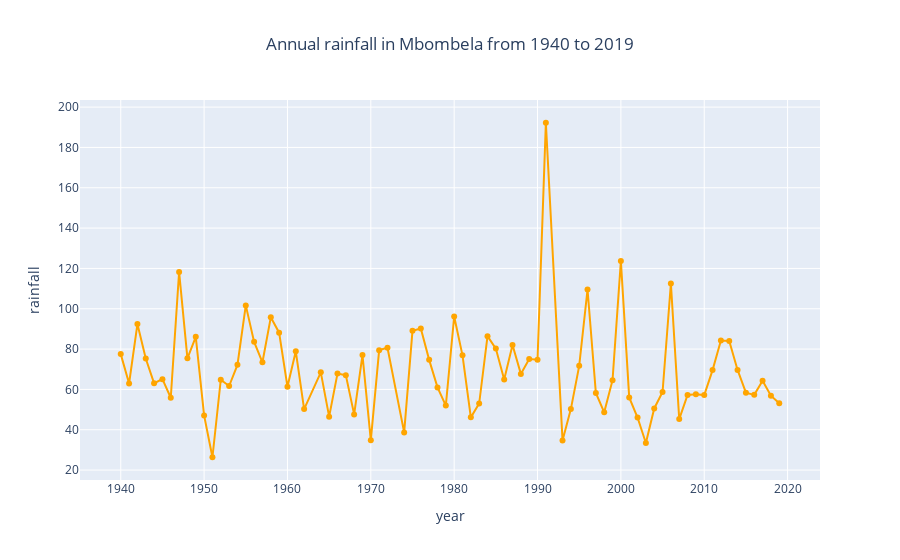

Here is the notebook cell this chart was saved with:
### Markdown cell above
# Exploratory Data Analysis

### Code cell
ax=df.groupby([df.year]).mean()['rainfall']
fig = px.line(ax, x=ax.index, y='rainfall', title='Annual rainfall in Mbombela from 1940 to 2019')
fig.update_traces(mode='lines+markers',line=dict(color='Orange'))
fig.update(layout=dict(title=dict(x=0.5)))
fig.show()

### Figure 1 — Plotly figure (JSON) as saved in the notebook; plotly's stock layout.template omitted (floating-point values rounded to 4 significant figures)
{"data": [{"hovertemplate": "year=%{x}<br>rainfall=%{y}<extra></extra>", "legendgroup": "", "line": {"color": "Orange", "dash": "solid"}, "mode": "lines+markers", "name": "", "orientation": "v", "showlegend": false, "type": "scatter", "x": [1940, 1941, 1942, 1943, 1944, 1945, 1946, 1947, 1948, 1949, 1950, 1951, 1952, 1953, 1954, 1955, 1956, 1957, 1958, 1959, 1960, 1961, 1962, 1964, 1965, 1966, 1967, 1968, 1969, 1970, 1971, 1972, 1974, 1975, 1976, 1977, 1978, 1979, 1980, 1981, 1982, 1983, 1984, 1985, 1986, 1987, 1988, 1989, 1990, 1991, 1993, 1994, 1995, 1996, 1997, 1998, 1999, 2000, 2001, 2002, 2003, 2004, 2005, 2006, 2007, 2008, 2009, 2010, 2011, 2012, 2013, 2014, 2015, 2016, 2017, 2018, 2019], "xaxis": "x", "y": [77.51, 62.94, 92.38, 75.3, 63.05, 65.1, 55.87, 118.2, 75.41, 86.09, 47.1, 26.35, 64.78, 61.69, 72.17, 101.7, 83.58, 73.45, 95.74, 88.13, 61.34, 78.88, 50.23, 68.48, 46.47, 67.86, 67.07, 47.61, 77.03, 34.75, 79.47, 80.64, 38.69, 89.05, 90.18, 74.65, 61, 51.96, 96.16, 76.9, 46.14, 52.99, 86.42, 80.25, 64.92, 82.02, 67.69, 75.1, 74.72, 192.2, 34.7, 50.24, 71.7, 109.5, 58.25, 48.64, 64.6, 123.7, 56.04, 46.06, 33.44, 50.57, 58.68, 112.5, 45.29, 57.28, 57.57, 57.2, 69.58, 84.24, 84.0, 69.67, 58.4, 57.3, 64.32, 56.91, 53.13], "yaxis": "y"}], "layout": {"legend": {"tracegroupgap": 0}, "title": {"text": "Annual rainfall in Mbombela from 1940 to 2019", "x": 0.5}, "xaxis": {"anchor": "y", "domain": [0, 1], "title": {"text": "year"}}, "yaxis": {"anchor": "x", "domain": [0, 1], "title": {"text": "rainfall"}}}}
